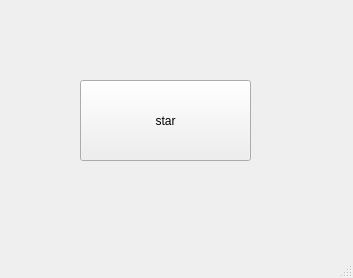
<?xml version="1.0" encoding="UTF-8"?>
<ui version="4.0">
 <class>MainWindow</class>
 <widget class="QMainWindow" name="MainWindow">
  <property name="geometry">
   <rect>
    <x>0</x>
    <y>0</y>
    <width>353</width>
    <height>278</height>
   </rect>
  </property>
  <property name="windowTitle">
   <string>MainWindow</string>
  </property>
  <widget class="QWidget" name="centralwidget">
   <widget class="QPushButton" name="startButton">
    <property name="geometry">
     <rect>
      <x>80</x>
      <y>80</y>
      <width>171</width>
      <height>81</height>
     </rect>
    </property>
    <property name="text">
     <string>star</string>
    </property>
   </widget>
  </widget>
  <widget class="QMenuBar" name="menubar">
   <property name="geometry">
    <rect>
     <x>0</x>
     <y>0</y>
     <width>353</width>
     <height>21</height>
    </rect>
   </property>
  </widget>
  <widget class="QStatusBar" name="statusbar"/>
 </widget>
 <resources/>
 <connections/>
</ui>
